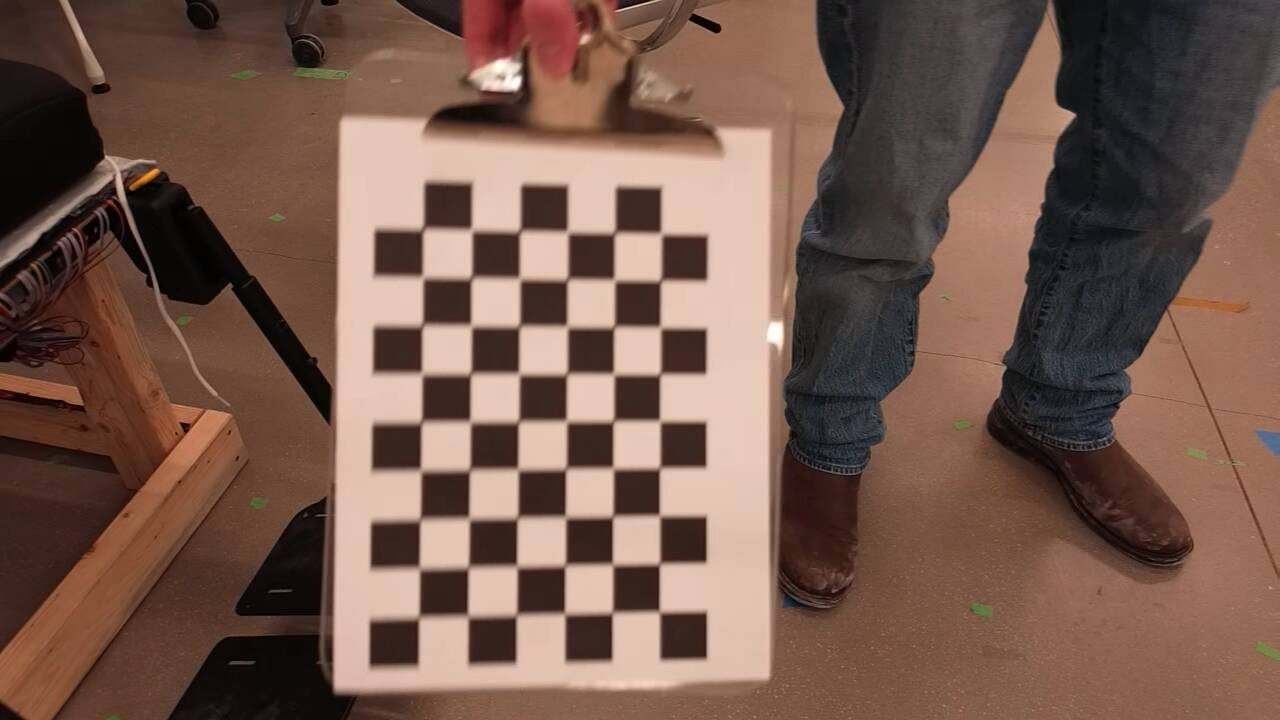
#> input picture Archive/Calibration_from_Assets/calibration_images/1739236815776101632 copy.jpg, 1280 x 720 px
$ python -i enhancement.py   (imports and definitions only)
#> lines starting #> are read from the running program, lines starting #| are printed output that depends on the picture
#> further down, picture is the input picture: shape (720, 1280, 3); mean B, G, R 76.9, 88.8, 117
import cv2
import numpy as np
from typing import Tuple, Optional, Dict


class ImageEnhancer:
    """Enhances image quality for better API recognition."""

    def __init__(self, gamma=1.2, alpha=1.3, beta=20):
        self.gamma = gamma
        self.alpha = alpha  # Contrast
        self.beta = beta    # Brightness

    def enhance_frame(self, frame: np.ndarray,
                     bbox: Optional[Tuple[int, int, int, int]] = None) -> np.ndarray:
        """Enhance frame quality, optionally focusing on a specific region."""
        enhanced = frame.copy()

        if bbox:
            x1, y1, x2, y2 = bbox
            roi = enhanced[y1:y2, x1:x2]
            enhanced_roi = self._enhance_region(roi)
            enhanced[y1:y2, x1:x2] = enhanced_roi
        else:
            enhanced = self._enhance_region(enhanced)

        return enhanced

    def _enhance_region(self, img: np.ndarray) -> np.ndarray:
        """Apply enhancement pipeline to an image region."""
        # Apply gamma correction
        img_gamma = self._apply_gamma_correction(img, self.gamma)

        # Apply contrast and brightness
        img_contrast = cv2.convertScaleAbs(img_gamma, alpha=self.alpha, beta=self.beta)
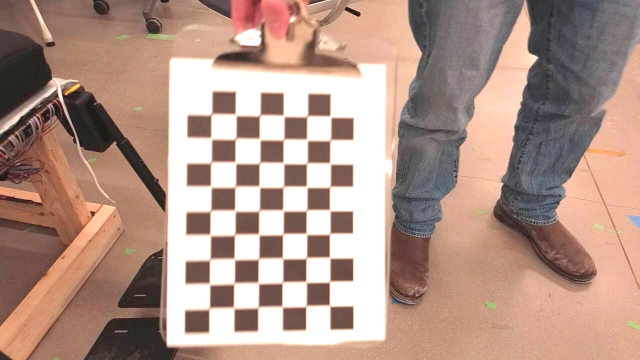
#> img_contrast: shape (720, 1280, 3) (shown at 1/2 size); mean B, G, R 135.5, 148.2, 177.4

        # Apply denoising
        img_denoised = cv2.fastNlMeansDenoisingColored(img_contrast, None, 10, 10, 7, 21)

        # Apply sharpening
        kernel = np.array([[-1,-1,-1],
                          [-1, 9,-1],
                          [-1,-1,-1]])
        img_sharpened = cv2.filter2D(img_denoised, -1, kernel)
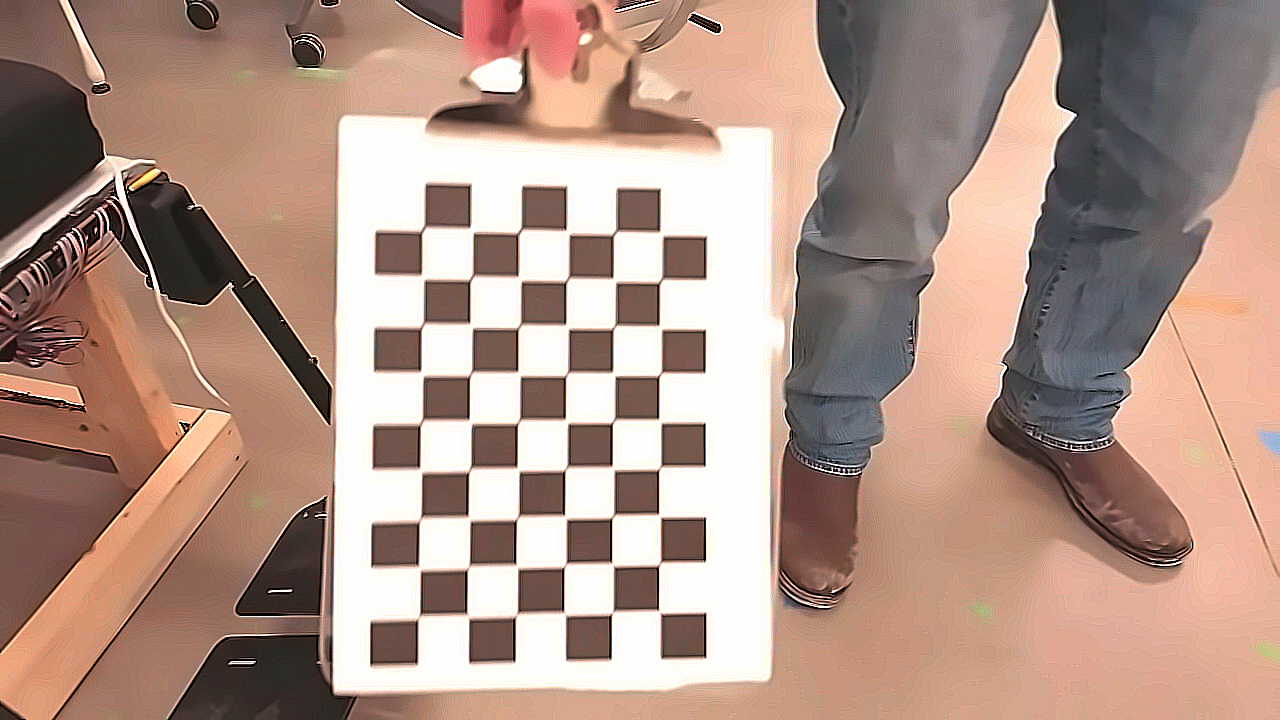
#> img_sharpened: shape (720, 1280, 3); mean B, G, R 134.7, 147.5, 175.7

        # Ensure values are in valid range
        img_final = np.clip(img_sharpened, 0, 255).astype(np.uint8)

        return img_final

    def _apply_gamma_correction(self, img: np.ndarray, gamma: float) -> np.ndarray:
        """Apply gamma correction to improve lighting."""
        inv_gamma = 1.0 / gamma
        table = np.array([((i / 255.0) ** inv_gamma) * 255
                         for i in np.arange(0, 256)]).astype("uint8")
        return cv2.LUT(img, table)

    # [30 lines left out: function auto_adjust_parameters, not called in this run]

>>> import cv2
>>> picture = cv2.imread('../../Archive/Calibration_from_Assets/calibration_images/1739236815776101632 copy.jpg')
>>> result = ImageEnhancer().enhance_frame(picture)

$ run again, on Archive/Calibration_from_Assets/calibration_images/1739236815845481472 copy.jpg
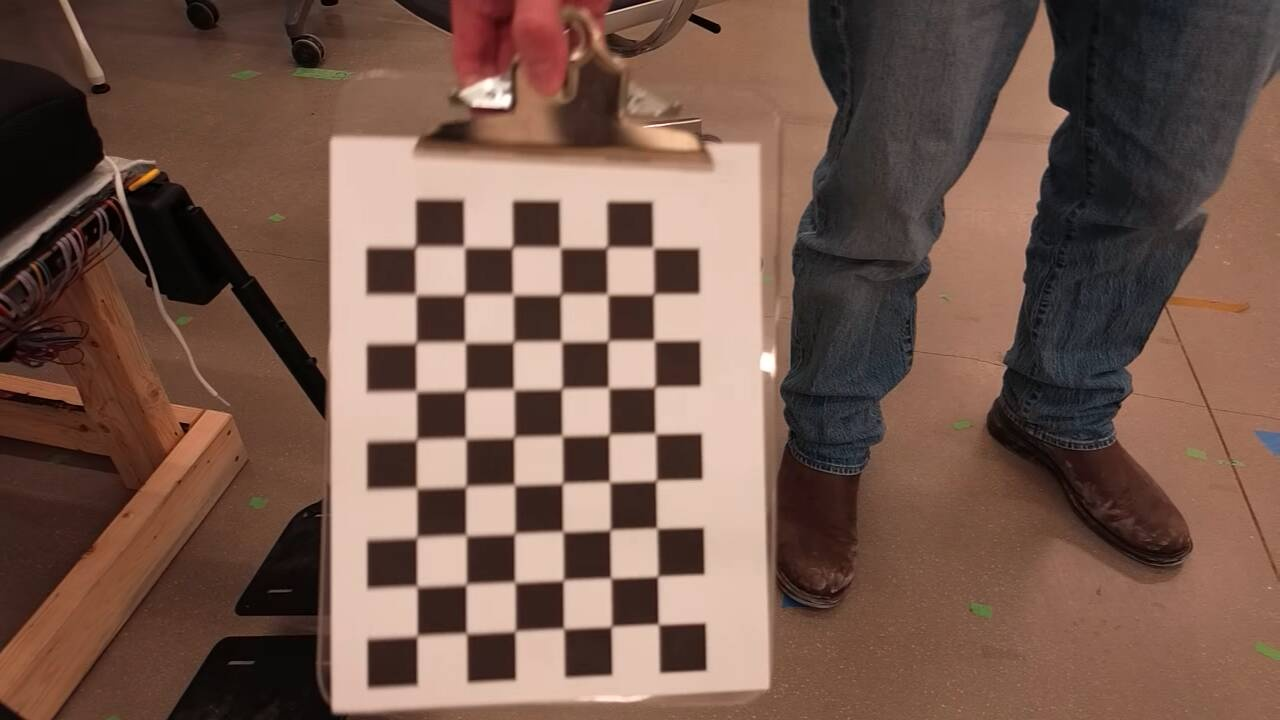
#> input picture Archive/Calibration_from_Assets/calibration_images/1739236815845481472 copy.jpg, 1280 x 720 px
#> picture is the input picture: shape (720, 1280, 3); mean B, G, R 76.5, 88.4, 117
#> in _enhance_region, `img_contrast = cv2.convertScaleAbs(img_gamma, alpha=self.alpha, beta=s..`:
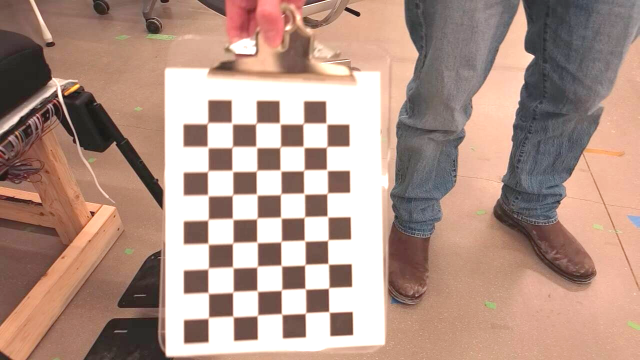
#> img_contrast: shape (720, 1280, 3) (shown at 1/2 size); mean B, G, R 135, 147.6, 177.2
#> in _enhance_region, `img_sharpened = cv2.filter2D(img_denoised, -1, kernel)`:
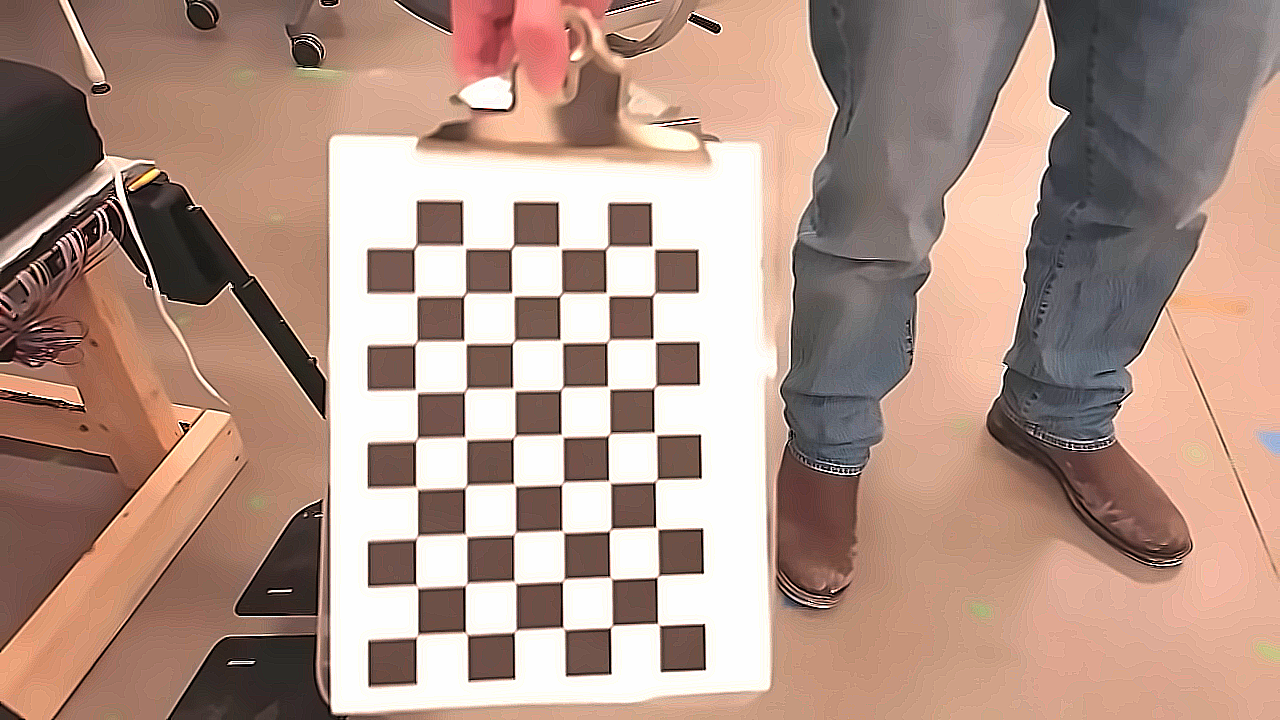
#> img_sharpened: shape (720, 1280, 3); mean B, G, R 134, 146.8, 175.3

$ run again, on Archive/Calibration_from_Assets/calibration_images/1739236880507323136 copy.jpg
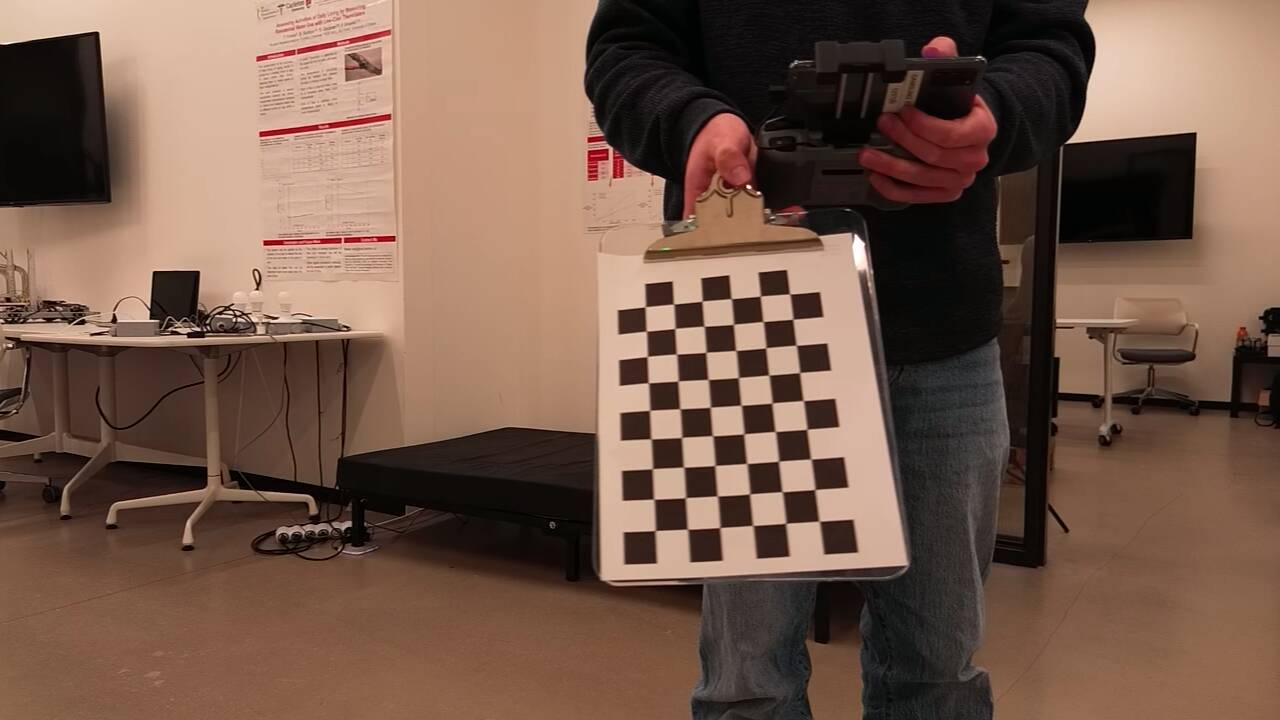
#> input picture Archive/Calibration_from_Assets/calibration_images/1739236880507323136 copy.jpg, 1280 x 720 px
#> picture is the input picture: shape (720, 1280, 3); mean B, G, R 74.6, 89.2, 116.8
#> in _enhance_region, `img_contrast = cv2.convertScaleAbs(img_gamma, alpha=self.alpha, beta=s..`:
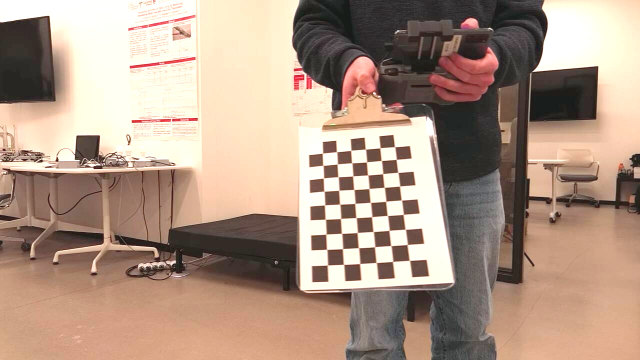
#> img_contrast: shape (720, 1280, 3) (shown at 1/2 size); mean B, G, R 133.6, 150.4, 174.5
#> in _enhance_region, `img_sharpened = cv2.filter2D(img_denoised, -1, kernel)`:
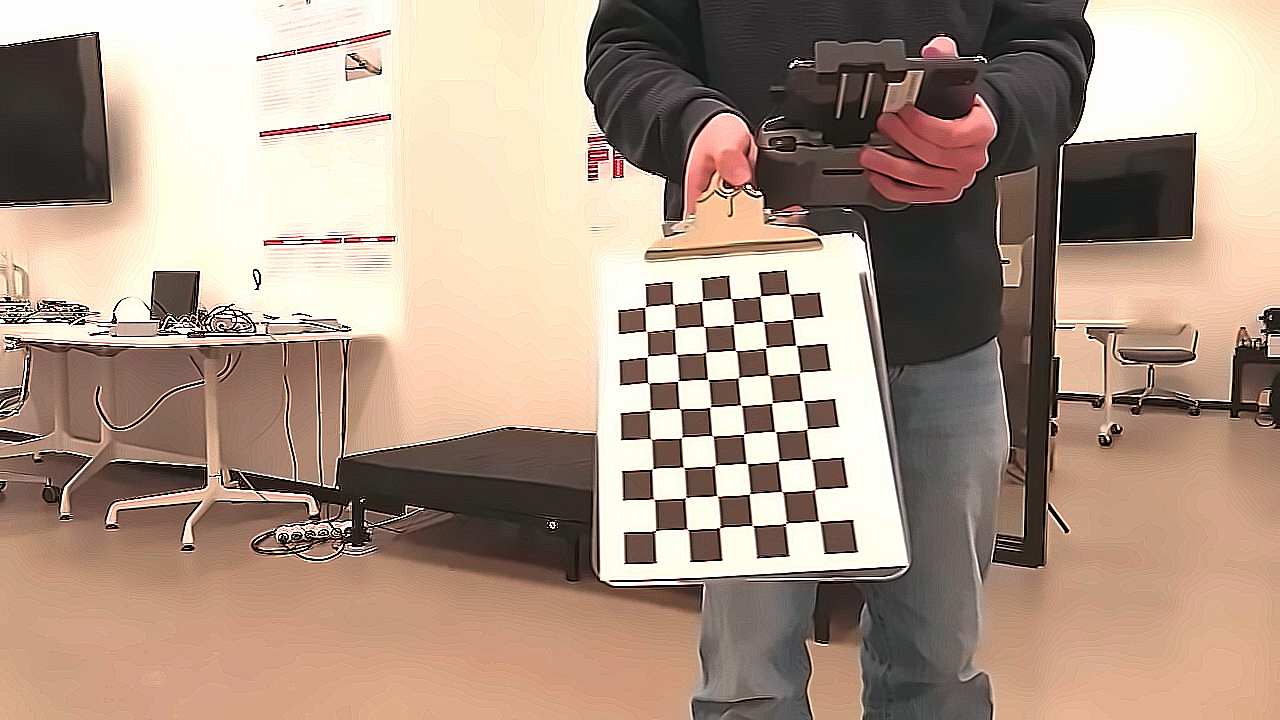
#> img_sharpened: shape (720, 1280, 3); mean B, G, R 133.5, 149.9, 172.3
